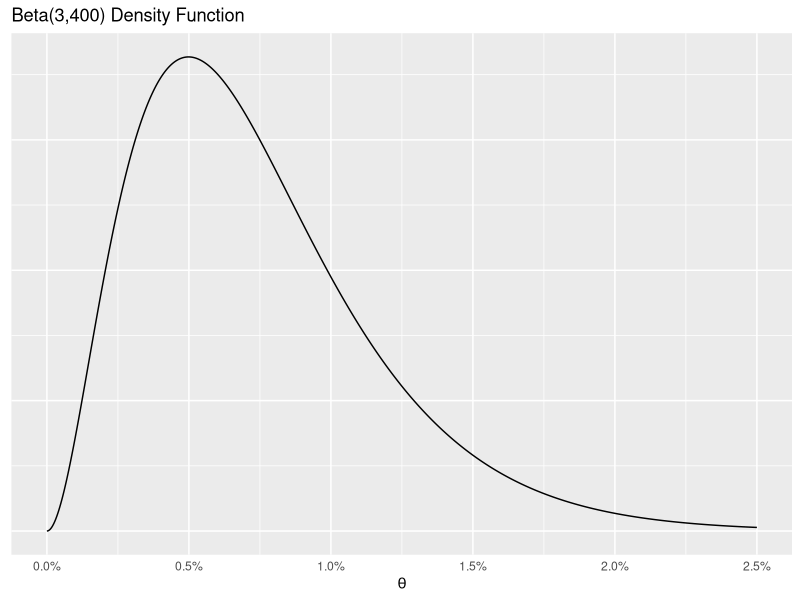

Source code (R): (Note: this script raises an error after producing the figure.)
require(ggplot2)
library(scales)
library(data.table)

## Plot Beta prior for CTR problem
xmin = 0
xmax = 0.025
numPts = 1000
a = shape1 = 3
b = shape2 = 400
d = data.table(x=seq(xmin, xmax, len = numPts))
d[, y := dbeta(x,shape1, shape2)]
theTitle = paste0("Beta(",shape1,",",shape2,") Density Function")
p <- ggplot(d, aes(x,y)) + geom_line() + labs(title=theTitle) + xlab(expression(theta)) + scale_x_continuous(labels=scales::percent)
p <- p + theme(axis.ticks = element_blank(), axis.text.y = element_blank()) + ylab(NULL)

setwd("~/Dropbox/repos/mlcourse-homework/hw7-bayesian/")

fname = paste0("beta",shape1,"-",shape2,".png"); fname
ggsave(filename=fname,plot=p, units="in", width=6, height = 4)

beta(a,b)

#### Marginal Likelihood calculations
#contour plot using ggplot2
library(ggplot2)
library(reshape2) #for melt()
library(lattice) #for filled.contour()
library(RColorBrewer) #for brewer.pal()
d
x = 3
n = 500
d[, lik := beta(x+a,n-x+b)/beta(a,b)]
v<-ggplot(d, aes(x=a,y=b,z=lik))+
    geom_tile(aes(fill=lik))+
    stat_contour(bins=6,aes(a,b,z=lik), color="black", size=0.6)+
    scale_fill_gradientn(colours=brewer.pal(6,"YlOrRd"))

d[, loglik := log(beta(x+a,n-x+b)) - log(beta(a,b))]

###
npts = 100
a <- seq(1/npts,5,length.out=npts)
b <- seq(1/npts,16,length.out=npts)
d = CJ(a,b)
setnames(d,c("V1","V2"),c("a","b"))
ss = matrix( c(20,40,
               2,4,
               3,90), byrow=TRUE, ncol=2)
colnames(ss) = c("x","n")

marglik <- function(aa,bb) {
    prod(beta(ss[,"x"]+aa, ss[,"n"]-ss[,"x"]+bb)) / (beta(aa,bb)^nrow(ss))
}
d[, sslik := marglik(a,b), by=rownames(d)]
v<-ggplot(d, aes(x=a,y=b,z=sslik))+
    geom_tile(aes(fill=sslik))+
    stat_contour(bins=6,aes(a,b,z=sslik), color="black", size=0.6)+
    scale_fill_gradientn(colours=brewer.pal(6,"YlOrRd"))
v
d[order(sslik)]
d[which.max(sslik), list(amax=2*a,bmax=2*b)]
